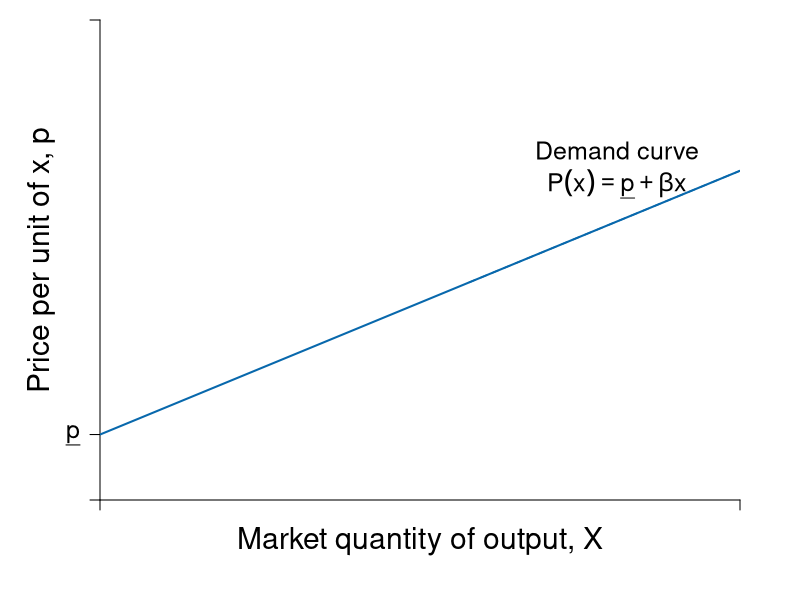

This figure's R source:
require(shape)
pdf(file = "competitionmarkets/demand_side_econ_scale.pdf", width = 9, height = 7)

#Set parameters for graphics
pointsize <- 1.8
axislabelsize <- 1.8
labelsize <- 1.5
namesize <- 1.8
annotatesize <- 1.5
graphlinewidth <- 2
segmentlinewidth <- 1.5

underlined <- function(x, y, label, ...){ 
  text(x, y, label, ...) 
  sw <- strwidth(label) 
  sh <- strheight(label) 
  lines(x + c(-sw/2, sw/2), rep(y - 1.5*sh/2, 2)) 
} 

COL <- c("#7fc97f", "#beaed4", "#fdc086", "#ffff99", "#386cb0", "#f0027f", "#bf5b17", "#666666")
COLA <- c("#e0f3db", "#99d8c9","#66c2a4","#41ae76", "#238b45", "#005824")
COLB <- c("#c6dbef", "#4eb3d3", "#2b8cbe", "#0868ac","#084081")
COLC <- c("#fcfbfd", "#efedf5", "#dadaeb", "#bcbddc", "#9e9ac8", "#807dba", "#6a51a3", "#54278f", "#3f007d")
Grays <- gray.colors(25, start = 1, end = 0)

par(mar =  c(5, 5, 1, 3))

Demand <- function(x, rmax = 20, xmax = 12, n = 10) {
  rmax - (rmax/(n*xmax))*x
}

mrsA <- function(x, rmax = 20, xmax = 10) {
  rmax - (rmax/xmax)*x
}

uA <- function(x, y, rmax = 20, xmax = 10) {
  y + rmax*x - (1/2)(rmax/xmax)*x^2
}


#Supply <- function(x, c1 = 0, c2 = 0.05){
#  c1 + 2*c2*x
#}

# new supply curve
Supply <- function(x, c1 = 3, c2 = 0.0465){
  c1 + 2*c2*x
}

xlims <- c(0, 130)
ylims <- c(0, 22)

npts <- 501 
x <- seq(xlims[1], xlims[2], length.out = npts)
y <- seq(ylims[1], ylims[2], length.out = npts) 
a <- c(46.08, 55, 64)
b <- c(46.08, 55, 64)

plot(0, 0, xlim = xlims, ylim = ylims, type = "n",
     xlab = expression(paste("")),
     ylab = expression(paste("")), 
     xaxt = "n", 
     yaxt = "n", 
     cex.lab = axislabelsize, 
     bty = "n",
     xaxs="i", 
     yaxs="i")

# ticksy <- seq(from = 0, to = ylims[2], by = 2)
# ylabels <- seq(from = 0, to = ylims[2], by = 2)
# ticksx <- seq(from = 0, to = xlims[2], by = 2)
# xlabels <- seq(from = 0, to = xlims[2], by = 2)
ticksy <- c(0, 3, ylims[2])
#ylabels <- c(NA,  expression(paste(mc(X^{DH}))), expression(paste(p,"*")), expression(paste(p^H)), expression(paste(bar(p) )), NA)
ylabels <- c(NA,  expression(paste(underline(p))), NA)
ticksx <- c(0, xlims[2])
#xlabels <- c(NA, expression(paste(X^{DH})), expression(paste(X,"*")), expression(paste(X^{SH})), expression(paste(bar(p)/beta )), NA)
xlabels <- c(NA, NA)

axis(1, at = ticksx, pos = 0, labels = FALSE, cex.axis = labelsize)
text(x = c(0, 52, 75, 103, 127, xlims[2]), par("usr")[3] - 0.5, labels = xlabels, srt = 0, pos = 1, xpd = TRUE, cex = labelsize)
axis(2, at = ticksy, pos = 0, labels = ylabels, las = 1, cex.axis = labelsize)

npts <- 500 
xx1 <- seq(xlims[1], xlims[2], length.out = npts)
xx2 <- seq(75, xlims[2], length.out = npts)

lines(xx1, Supply(xx1), col = COLB[4], lwd = graphlinewidth)
lines(xx2, Supply(xx2), col = COLB[4], lty = 2, lwd = segmentlinewidth)


#Label axes
mtext(expression(paste("Market quantity of output, ", X)), side=1, line = 2, cex = axislabelsize)
text(-12, 0.5*ylims[2], expression(paste("Price per unit of x, ", p)), xpd = TRUE, cex = axislabelsize, srt = 90) 
# 
# points(50, 10, pch = 16, col = "black", cex = 1.5)
# text(52, 10.5, expression(M))

#segments(4.11765, 6.17647, 5.88, 8.88, lty = 1, col = COL[2] , lwd = graphlinewidth)
text(105, 16, expression("Demand curve"), cex = labelsize)
text(105, 14.5, expression(paste(P(x) == underline(p) + beta*x)), cex = labelsize)


dev.off()
